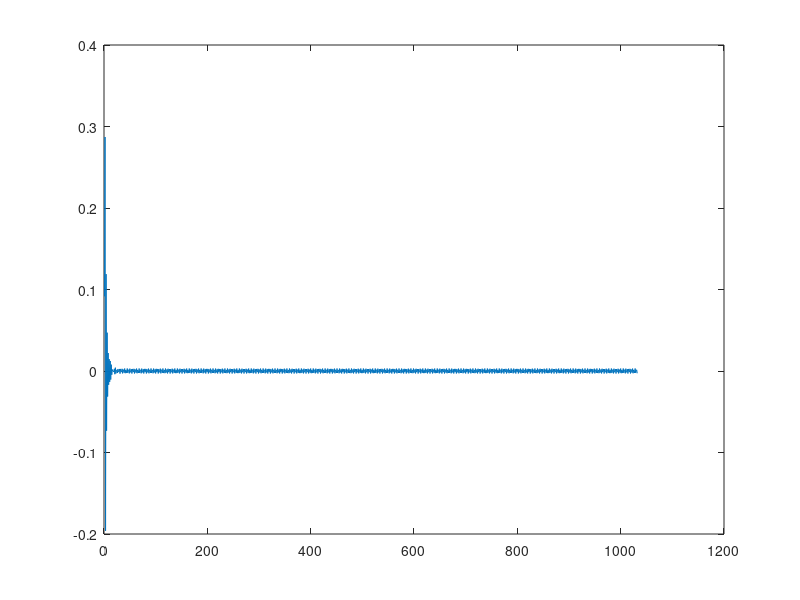

This figure's MATLAB source:
close all;
clear all;

j0=0;
j1=0;
j2=0;
ap_state_stage0_zm1=0; % 1st number os decimation stage
ap_state_stage0_zm0=0;

ap_state_stage1_zm1=0; % 1st number os decimation stage
ap_state_stage1_zm0=0;

ap_state_stage2_zm2=0;
ap_state_stage2_zm1=0; % 1st number os decimation stage
ap_state_stage2_zm0=0;

ap_state_stage2_del_zm1=0; % 1st number os decimation stage
ap_state_stage2_del_zm0=0;

deci_stage0_out0 = 0;
deci_stage0_out1 = 0;
deci_stage0_out2 = 0;
deci_stage0_out3 = 0;

deci_stage1_out0 = 0;
deci_stage1_out1 = 0;

deci_stage2_out0 = 0;

%dmaDestBuff_32bit = zeros(8256,1);
fs=384e3;
tt = 0:1/fs:8255/fs;


dmaDestBuff_32bit = sin(2*pi*29.2e3*tt);

deci_stage0_out_left = zeros(8256/2,1);
deci_stage1_out_left = zeros(8256/4,1);
deci_stage2_out_left = zeros(8256/8,1);

num0 = [0.1117    0.9436    1.0000];
denom0 = [ 1.0000    0.9436    0.1117];

num1 = [0.4521    1.0000];
denom1 = [1.0000    0.4521];


k = 8256/8;
j0 = 1+1; % allpass starts with odd inputs and skips by 2
j1 = 0+1; % output pointer into array
while(k > 0)  % each loop produces 2 outputs at 2X rate, so use DMALEN/8

	% 1st shift the zm1 to zm0 based on the current zm1 value
	ap_state_stage0_zm1 = ap_state_stage0_zm0;
	ap_state_stage0_zm0 = (dmaDestBuff_32bit(j0) /2) - (ap_state_stage0_zm1 /4) - (ap_state_stage0_zm1 /8); % scale input by 1/2 so the output does not need to be scaled by 1/2
	deci_stage0_out0 = ap_state_stage0_zm1 + (ap_state_stage0_zm0 /4) + (ap_state_stage0_zm0 /8) + 0.5*dmaDestBuff_32bit(j0-1);
	% deci_stage0_out_left(j1) = deci_stage0_out0 ;
    % j1 = j1 + 1;
	j0=j0+2;
	ap_state_stage0_zm1 = ap_state_stage0_zm0;
	ap_state_stage0_zm0 = (dmaDestBuff_32bit(j0) /2) - (ap_state_stage0_zm1 /4) - (ap_state_stage0_zm1 /8); % scale input by 1/2 so the output does not need to be scaled by 1/2
	deci_stage0_out1 = ap_state_stage0_zm1 + (ap_state_stage0_zm0 /4) + (ap_state_stage0_zm0 /8) + 0.5*dmaDestBuff_32bit(j0-1);
	% deci_stage0_out_left(j1) = deci_stage0_out1 ;
    % j1 = j1 + 1;

	j0=j0+2;
	ap_state_stage0_zm1 = ap_state_stage0_zm0;
	ap_state_stage0_zm0 = (dmaDestBuff_32bit(j0) /2) - (ap_state_stage0_zm1 /4) - (ap_state_stage0_zm1 /8); % scale input by 1/2 so the output does not need to be scaled by 1/2
	deci_stage0_out2 = ap_state_stage0_zm1 + (ap_state_stage0_zm0 /4) + (ap_state_stage0_zm0 /8) + 0.5*dmaDestBuff_32bit(j0-1);
	% deci_stage0_out_left(j1) = deci_stage0_out2 ;
    % j1 = j1 + 1;

	j0=j0+2;
	ap_state_stage0_zm1 = ap_state_stage0_zm0;
	ap_state_stage0_zm0 = (dmaDestBuff_32bit(j0) /2) - (ap_state_stage0_zm1 /4) - (ap_state_stage0_zm1 /8); % scale input by 1/2 so the output does not need to be scaled by 1/2
	deci_stage0_out3 = ap_state_stage0_zm1 + (ap_state_stage0_zm0 /4) + (ap_state_stage0_zm0 /8) + 0.5*dmaDestBuff_32bit(j0-1);
	% deci_stage0_out_left(j1) = deci_stage0_out3 ;
    % j1 = j1 + 1;

	j0=j0+2;

    %  4 outputs from 8 inputs here

    ap_state_stage1_zm1 = ap_state_stage1_zm0;
	ap_state_stage1_zm0 = (deci_stage0_out1 /2) - (ap_state_stage1_zm1 /4) - (ap_state_stage1_zm1 /8); % scale input by 1/2 so the output does not need to be scaled by 1/2
	deci_stage1_out0 = ap_state_stage1_zm1 + (ap_state_stage1_zm0 /4) + (ap_state_stage1_zm0 /8) + (deci_stage0_out0 /2);
    % deci_stage1_out_left(j1) = ap_state_stage1_zm1 + (ap_state_stage1_zm0 /4) + (ap_state_stage1_zm0 /8) + (deci_stage0_out0 /2);
	% j1 = j1 + 1;
    %deci_stage1_out_left
	
    ap_state_stage1_zm1 = ap_state_stage1_zm0;
	ap_state_stage1_zm0 = (deci_stage0_out3 /2) - (ap_state_stage1_zm1 /4) - (ap_state_stage1_zm1 /8); % scale input by 1/2 so the output does not need to be scaled by 1/2
	deci_stage1_out1 = ap_state_stage1_zm1 + (ap_state_stage1_zm0 /4) + (ap_state_stage1_zm0 /8) + (deci_stage0_out2 /2);

    % deci_stage1_out_left(j1) = ap_state_stage1_zm1 + (ap_state_stage1_zm0 /4) + (ap_state_stage1_zm0 /8) + (deci_stage0_out2 /2);
	%j1=j1+1;


    % at this point I've processed 8 inputs from the dma array and produced 2 outputs

    % now for the final stage. Top branch is a 2nd-order alppass num0/denom0, bottom
    % delayed branch is a 1st-order allpass, num1/denom1

    ap_state_stage2_zm2 = ap_state_stage2_zm1;
    ap_state_stage2_zm1 = ap_state_stage2_zm0;
    ap_state_stage2_zm0 = (deci_stage1_out1 /2) - denom0(2)*ap_state_stage2_zm1 - denom0(3)*ap_state_stage2_zm2;
    % note num(1) = denom(3), num(2) = denom(2)
    %allpass_upper = ap_state_stage2_zm0*num0(1) + ap_state_stage2_zm1*num0(2) + ap_state_stage2_zm2*1;
    allpass_upper = ap_state_stage2_zm0*denom0(3) + ap_state_stage2_zm1*denom0(2) + ap_state_stage2_zm2*1;

    ap_state_stage2_del_zm1 = ap_state_stage2_del_zm0;
    ap_state_stage2_del_zm0 = (deci_stage1_out0 /2) - denom1(2)*ap_state_stage2_del_zm1;
    % note num1(1) = denom1(2)
    allpass_lower = ap_state_stage2_del_zm0*denom1(2) + ap_state_stage2_del_zm1*1;
    deci_stage2_out_left(j1) = allpass_lower+allpass_upper;
    j1 = j1+1;

	k=k-1;

end

x = floor((2^31)*denom0(3));
fprintf('2nd-order upper-path coeff of z^-2 feedback (subtracted)  and z^0 feed-forward (added) = %f %s\n',denom0(3),dec2hex(x,8));
x = floor((2^31)*denom0(2));
fprintf('2nd-order upper-path coeff of z^-1 feedback (subtracted)  and z^-1 feed-forward (added) = %f %s\n',denom0(2),dec2hex(x,8));

x = floor((2^31)*denom1(2));
fprintf('1st-order upper-path coeff of z^-1 feedback (subtracted)  and z^-1 feed-forward (added) = %f %s\n',denom1(2),dec2hex(x,8));



figure;
plot(deci_stage2_out_left);
